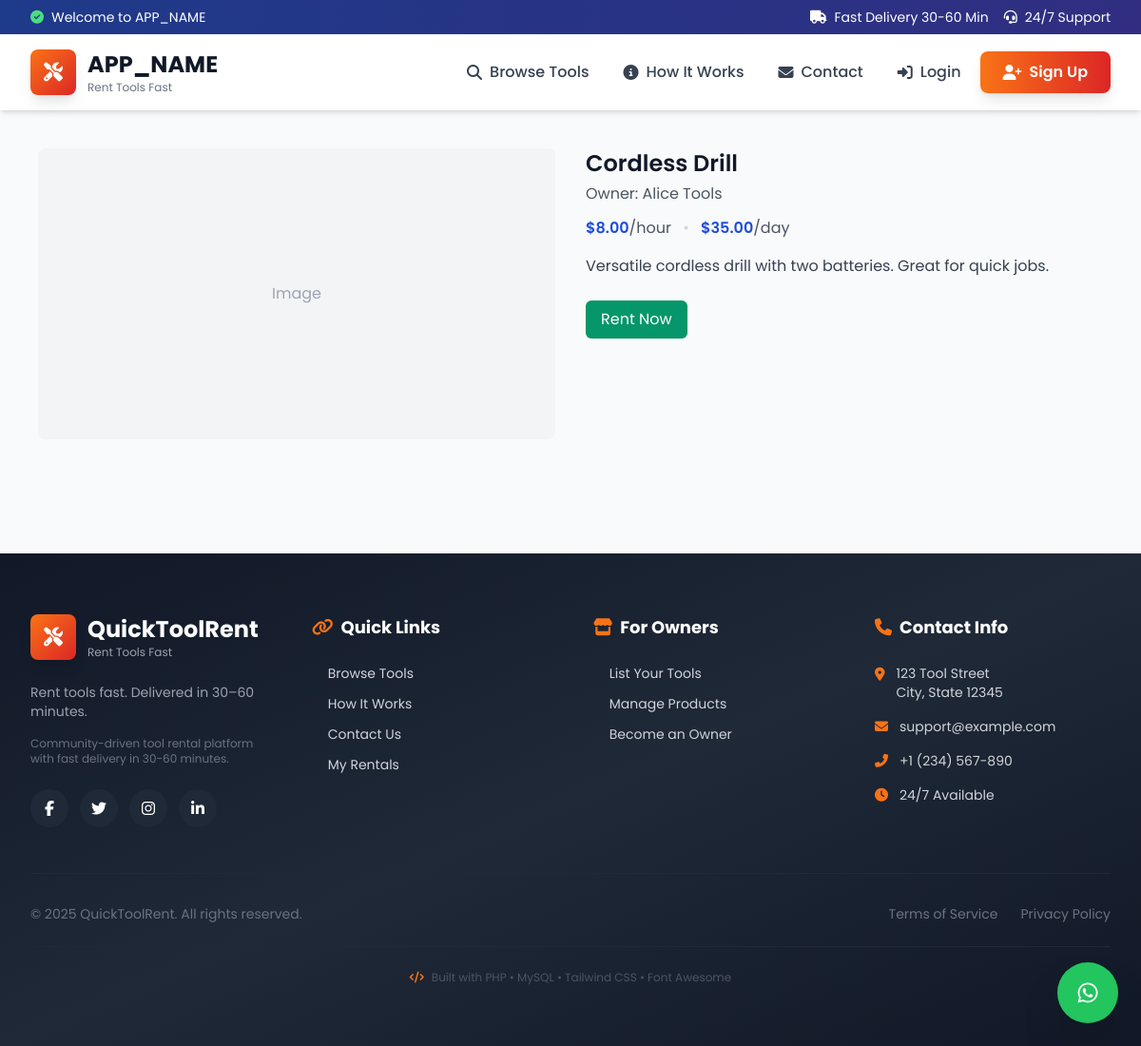
Screenshot of /product.php?id=1 with the database file from the repository.
### tables this page shows
CREATE TABLE IF NOT EXISTS products (
  id INT UNSIGNED AUTO_INCREMENT PRIMARY KEY,
  owner_id INT UNSIGNED NOT NULL,
  name VARCHAR(160) NOT NULL,
  description TEXT,
  image_url VARCHAR(500),
  category VARCHAR(80) DEFAULT 'General',
  price_per_hour DECIMAL(10,2) NOT NULL DEFAULT 0.00,
  price_per_day DECIMAL(10,2) NOT NULL DEFAULT 0.00,
  status ENUM('available', 'unavailable') NOT NULL DEFAULT 'available',
  created_at TIMESTAMP DEFAULT CURRENT_TIMESTAMP,
  FOREIGN KEY (owner_id) REFERENCES users(id) ON DELETE CASCADE
);

CREATE TABLE IF NOT EXISTS users (
  id INT UNSIGNED AUTO_INCREMENT PRIMARY KEY,
  name VARCHAR(120) NOT NULL,
  email VARCHAR(190) NOT NULL UNIQUE,
  phone VARCHAR(40),
  password_hash VARCHAR(255) NOT NULL,
  role ENUM('admin','owner','borrower') NOT NULL DEFAULT 'borrower',
  created_at TIMESTAMP DEFAULT CURRENT_TIMESTAMP
);

### includes/db.php (called while the page is built, shortened)
<?php
function db(): PDO {
  static $pdo = null;
  if ($pdo === null) {
    $dsn = 'mysql:host=' . DB_HOST . ';dbname=' . DB_NAME . ';charset=utf8mb4';
    $options = [
      PDO::ATTR_ERRMODE => PDO::ERRMODE_EXCEPTION,
      PDO::ATTR_DEFAULT_FETCH_MODE => PDO::FETCH_ASSOC,
      PDO::ATTR_EMULATE_PREPARES => false,
    ];
    $pdo = new PDO($dsn, DB_USER, DB_PASS, $options);
  }
  return $pdo;
}

### includes/helpers.php (called while the page is built)
<?php
function e(string $v): string {
  return htmlspecialchars($v, ENT_QUOTES, 'UTF-8');
}
function money(float $v): string {
  return '$' . number_format($v, 2);
}

### product.php (the view)
<?php
require_once __DIR__ . '/includes/header.php';
require_once __DIR__ . '/includes/db.php';
require_once __DIR__ . '/includes/helpers.php';
$id = (int)($_GET['id'] ?? 0);
$stmt = db()->prepare("SELECT p.*, u.name AS owner_name FROM products p JOIN users u ON u.id = p.owner_id WHERE p.id = ? LIMIT 1");
$stmt->execute([$id]);
$product = $stmt->fetch();
?>
<section class="max-w-6xl mx-auto px-4 py-10">
  <?php if (!$product): ?>
    <h1 class="text-2xl font-semibold">Product not found</h1>
  <?php else: ?>
    <div class="grid gap-8 md:grid-cols-2">
      <div class="aspect-video bg-gray-100 rounded-lg flex items-center justify-center">
        <span class="text-gray-400">Image</span>
      </div>
      <div>
        <h1 class="text-2xl font-semibold"><?= e($product['name']) ?></h1>
        <p class="text-gray-600 mt-1">Owner: <?= e($product['owner_name']) ?></p>
        <div class="mt-3">
          <span class="font-semibold text-blue-700"><?= money((float)$product['price_per_hour']) ?></span><span class="text-gray-600">/hour</span>
          <span class="mx-2 text-gray-300">•</span>
          <span class="font-semibold text-blue-700"><?= money((float)$product['price_per_day']) ?></span><span class="text-gray-600">/day</span>
        </div>
        <p class="mt-4 text-gray-700 whitespace-pre-line"><?= e($product['description'] ?? '') ?></p>
        <?php if ($product['status'] === 'available'): ?>
          <a href="<?= BASE_URL ?: '/' ?>rent-product.php?id=<?= (int)$product['id'] ?>" class="inline-flex items-center px-4 py-2 mt-6 bg-emerald-600 hover:bg-emerald-700 text-white rounded-md">Rent Now</a>
        <?php else: ?>
          <span class="inline-flex items-center px-4 py-2 mt-6 bg-gray-200 text-gray-600 rounded-md">Unavailable</span>
        <?php endif; ?>
      </div>
    </div>
  <?php endif; ?>
</section>
<?php require_once __DIR__ . '/includes/footer.php'; ?>

### includes/header.php (style rules this page uses)
body { font-family: 'Poppins', sans-serif; }

### rows the page displays
products: name "Cordless Drill", owner.name "Alice Tools", price_per_hour "$8.00", price_per_day "$35.00", description "Versatile cordless drill with two batteries. Great for quick jobs."

### other values shown
APP_NAME "APP_NAME"
APP_NAME "QuickToolRent"
APP_TAGLINE "Rent tools fast. Delivered in 30–60 minutes."
